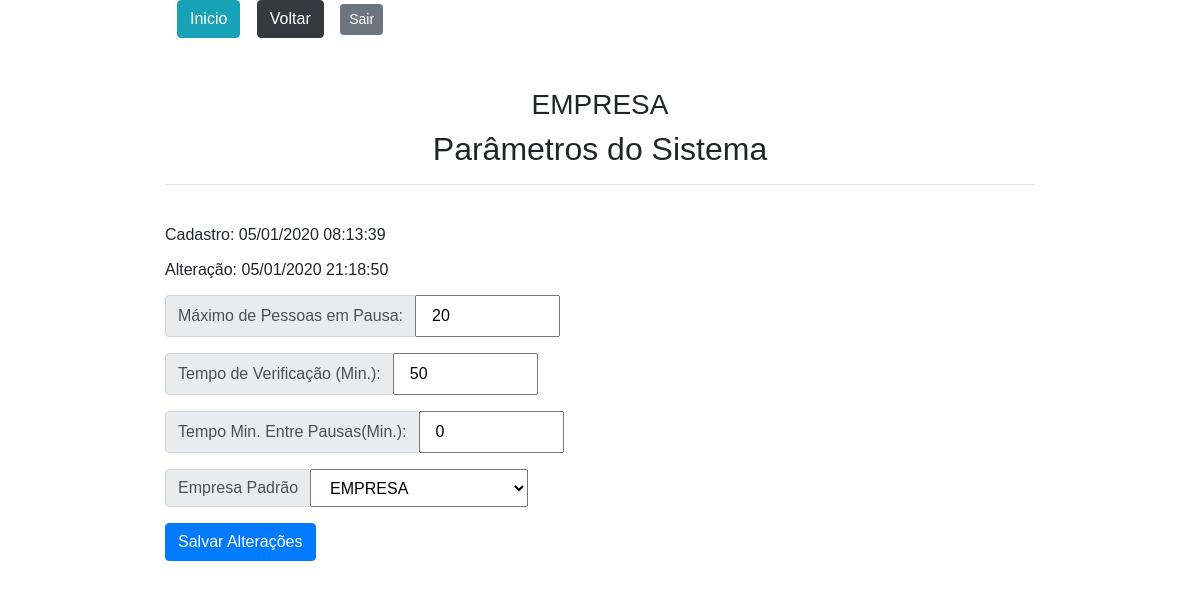
Page /admin/parametros.php (signed in) on the committed database.
### tables this page shows
CREATE TABLE IF NOT EXISTS `parametros` (
  `PARAMETRO_ID` int(11) NOT NULL AUTO_INCREMENT,
  `QTD_MAX_PAUSA` int(11) DEFAULT '2',
  `MINUTOS` int(11) DEFAULT '10',
  `TMP_MIN_PAUSE` smallint(6) NOT NULL DEFAULT '60',
  `EMPPADRAO` int(5) NOT NULL DEFAULT '1',
  `DT_CADASTRO` timestamp NOT NULL DEFAULT CURRENT_TIMESTAMP,
  `DT_ALTERACAO` datetime DEFAULT NULL,
  PRIMARY KEY (`PARAMETRO_ID`),
  KEY `EMPPADRAO` (`EMPPADRAO`)
);

CREATE TABLE IF NOT EXISTS `empresas` (
  `EMPRESA_ID` int(11) NOT NULL AUTO_INCREMENT,
  `NM_EMPRESA` varchar(80) NOT NULL,
  `EMPRESA_ATIVA` int(1) NOT NULL DEFAULT '1',
  `DT_CADASTRO` timestamp NOT NULL DEFAULT CURRENT_TIMESTAMP,
  `DT_ALTERACAO` datetime DEFAULT NULL,
  PRIMARY KEY (`EMPRESA_ID`)
);

### admin/parametros.php (the view, shortened to what this page needs)
<?php
require_once('verifica_session.php');
$codigouser = $_SESSION['USER_ID'];
$queryparametros = "SELECT
						P.EMPPADRAO,E.NM_EMPRESA,
						P.QTD_MAX_PAUSA,P.MINUTOS,
						P.TMP_MIN_PAUSE
					FROM
						PARAMETROS AS P
					INNER JOIN
						USERS AS U
					ON
						P.PARAMETRO_ID = U.PARAMETRO_ID
					INNER JOIN
						EMPRESAS AS E
					ON
						P.EMPPADRAO = E.EMPRESA_ID
					WHERE
						U.ID='$codigouser'
					LIMIT 1";
$exec_queryparametros = mysqli_query($conn,$queryparametros);
$registrosparametroempresa = mysqli_fetch_assoc($exec_queryparametros);
$queryempresas = "SELECT * FROM EMPRESAS";
$exec_queryempresas = mysqli_query($conn,$queryempresas);
$queryparametros = "SELECT
					P.EMPPADRAO,E.NM_EMPRESA,
					P.QTD_MAX_PAUSA,P.MINUTOS,
					P.TMP_MIN_PAUSE, P.DT_CADASTRO,
					P.DT_ALTERACAO, P.PARAMETRO_ID
					FROM
					PARAMETROS AS P
					INNER JOIN
					USERS AS U
					ON
					P.PARAMETRO_ID = U.PARAMETRO_ID
					INNER JOIN
					EMPRESAS AS E
					ON
					P.EMPPADRAO = E.EMPRESA_ID
					WHERE
					U.ID='$codigouser'
					LIMIT 1";
$exec_queryparametros = mysqli_query($conn,$queryparametros);
$registros = mysqli_fetch_assoc($exec_queryparametros);
$empresapadrao = $registros["EMPPADRAO"];
?>
<!DOCTYPE html>
<html lang="pt-br">
<head>
	<link href="../css/bootstrap.min.css" rel="stylesheet">
	<link href="../css/estilo.css" rel="stylesheet" type="text/css">
</head>
<body>
	<div class="container col-md-9" >
		<div id="botoes">
		<a class="btn btn-info" href="index.php" style="margin-left: 12px">Inicio</a>
		<a class="btn btn-dark" href="index.php" style="margin-left: 12px">Voltar</a>
		<a href="sair_admin.php" class="btn btn-secondary btn-sm" style="margin-left: 12px" >Sair</a>
		<div>
		<div class="relatorio imprimir">
			<span style="text-align: center">
				<h3><?=$registrosparametroempresa["NM_EMPRESA"]?></h3>
				<h2>Parâmetros do Sistema</h2>
			</span>
			<hr>
			<br>
			<div id="InformacoesAlteracao">
				<div class="form-group h6">
					Cadastro:
					<?=date("d/m/Y H:i:s", strtotime($registros['DT_CADASTRO']))?><br>
				</div>
				<?php if ($registros['DT_ALTERACAO'] != null){?>
					<div class="form-group h6"> Alteração: <?=date("d/m/Y H:i:s", strtotime($registros['DT_ALTERACAO']))?></div>
				<?php } ?>
			</div>
			<form id="formparametros" method="post" action="parametros.php" name="formparametros">
				<div class="input-group mb-3">
					<div class="input-group-prepend">
						<span class="input-group-text" id="inputGroup-sizing-default">Máximo de Pessoas em Pausa:</span>
					</div>
					<input type="number" class="col-sm-2 col-form-label" style="width:200px;"
					name="vmaxpessoas" id ="vmaxpessoas" value = "<?=$registros['QTD_MAX_PAUSA']?>"
					placeholder="Quantidade" title="Digite a quantidade máxima de pessoas em pausa." required>
				</div>
				<div class="input-group mb-3">
					<div class="input-group-prepend">
						<span class="input-group-text" id="inputGroup-sizing-default">Tempo de  Verificação (Min.):</span>
					</div>
					<input type="number" name="vminutos" id="vminutos" placeholder="Minutos" value = "<?=$registros['MINUTOS']?>" class="col-sm-2 col-form-label" required>
				</div>
				<div class="input-group mb-3">
					<div class="input-group-prepend">
						<span class="input-group-text" id="inputGroup-sizing-default">Tempo Min. Entre Pausas(Min.):</span>
					</div>
					<input type="number" name="tmp_min_pause" id="tmp_min_pause" placeholder="Tempo Minimo Entre Pausas" value = "<?=$registros['TMP_MIN_PAUSE']?>" class="col-sm-2 col-form-label" required>
				</div>
				<div class="input-group mb-3">
					<div class="input-group-prepend">
						<label class="input-group-text" for="Empresa Padrao">Empresa Padrão</label>
					</div>
					<select name="vempresapadrao" class="col-sm-3 col-form-label" id="vempresapadrao">
						<?php while($registroempresa = mysqli_fetch_assoc($exec_queryempresas)){?>
								<option value="<?=$registroempresa["EMPRESA_ID"]?>"
									<?php if($registroempresa["EMPRESA_ID"] == $empresapadrao) echo "selected";?>>
									<?=$registroempresa["NM_EMPRESA"]?>
								</option>
						<?php } ?>
					</select>
				</div>
				<button type="submit" name="saveParameter" value = "sucess" class="btn btn-primary">Salvar Alterações</button>
			</form>
		</div>
	</div>
	</body>
</html>

### css/estilo.css (style rules this page uses)
.btn-info { margin-left: 15px; }
.relatorio { margin-top: 50px; }

### rows in the picture
parametros: EMPPADRAO.NM_EMPRESA "EMPRESA", DT_CADASTRO "05/01/2020 08:13:39", DT_ALTERACAO "05/01/2020 21:18:50", vmaxpessoas "20", vminutos "50", tmp_min_pause "0", vempresapadrao "EMPRESA"
